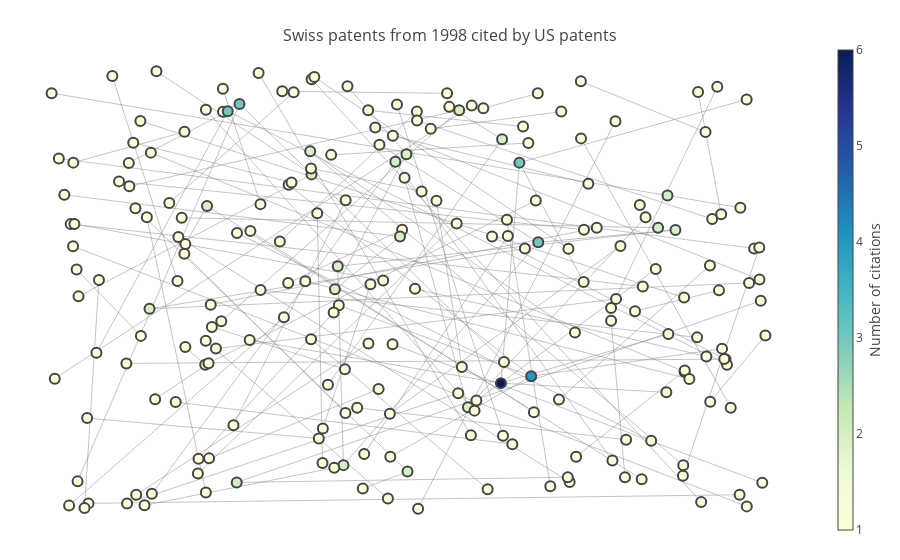

Notebook cell for this chart:
### Markdown cell above
The next graph is showing Swiss patents from year 1998 which are cited by patents granted in United States.

### Code cell
py.iplot(fig, filename='networkx', config=config)

### Figure 1 — Plotly figure (JSON) as saved in the notebook; plotly's stock layout.template omitted (floating-point values rounded to 4 significant figures; data arrays with more than 128 entries replaced by an {"elided": "..."} marker saying what was removed)
{"data": [{"hoverinfo": "none", "line": {"color": "#888", "width": 0.5}, "mode": "lines", "type": "scatter", "x": {"elided": "390 float values"}, "y": {"elided": "390 float values"}}, {"hoverinfo": "text", "marker": {"color": {"elided": "225 int values"}, "colorbar": {"thickness": 15, "title": "Number of citations", "titleside": "right", "xanchor": "left"}, "colorscale": "YIGnBu", "line": {"width": 2}, "reversescale": true, "showscale": true, "size": 10}, "mode": "markers", "text": {"elided": "225 str values"}, "type": "scatter", "x": {"elided": "225 float values"}, "y": {"elided": "225 float values"}}], "layout": {"annotations": [{"showarrow": false, "text": "", "x": 0.005, "xref": "paper", "y": -0.002, "yref": "paper"}], "hovermode": "closest", "margin": {"b": 20, "l": 5, "r": 5, "t": 40}, "showlegend": false, "title": "<br>Swiss patents from 1998 cited by US patents", "titlefont": {"size": 16}, "xaxis": {"showgrid": false, "showticklabels": false, "zeroline": false}, "yaxis": {"showgrid": false, "showticklabels": false, "zeroline": false}}}
